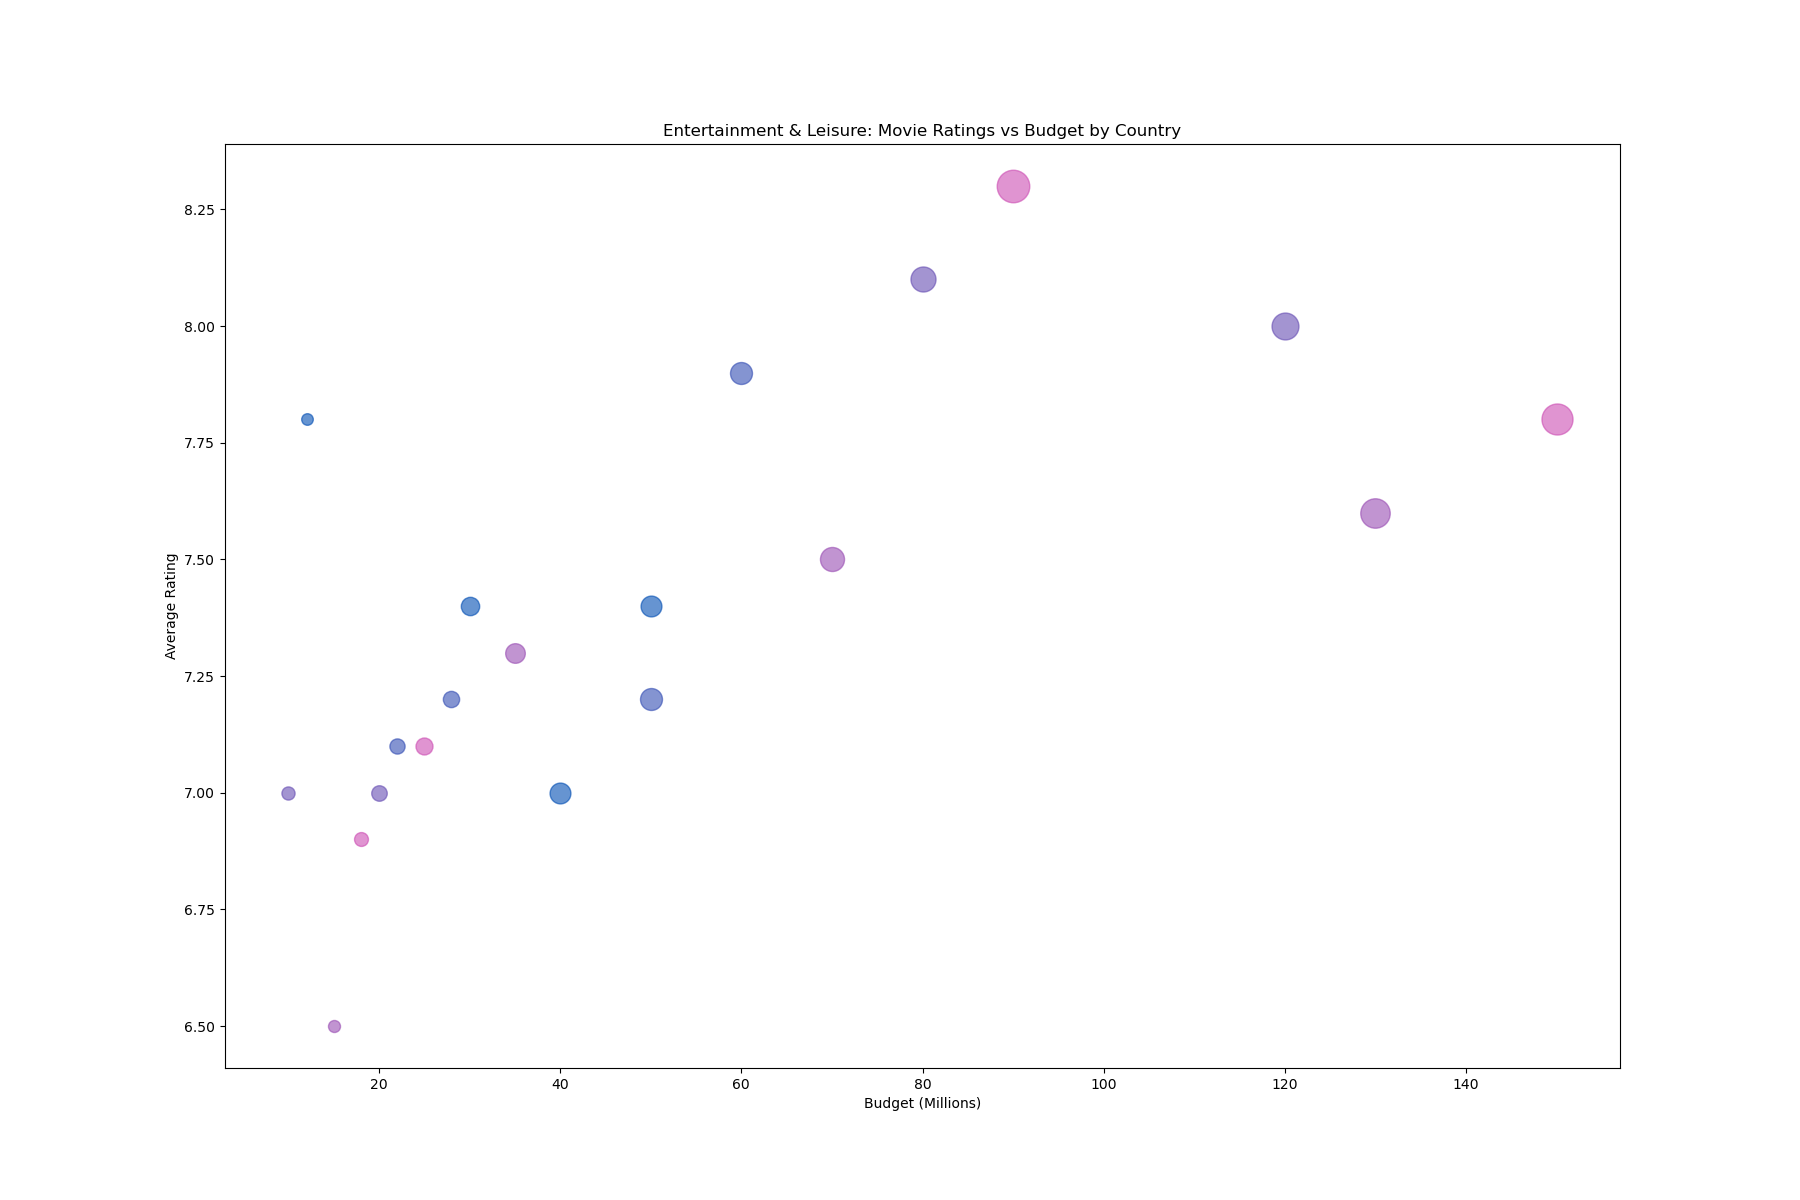

The script that drew this image:

import matplotlib.pyplot as plt
import pandas as pd

data = pd.DataFrame({
    'Country': ['United States', 'Canada', 'United Kingdom', 'France', 'Germany', 'India', 'China', 'Japan', 
                'South Korea', 'Australia', 'Mexico', 'Brazil', 'Italy', 'Spain', 'Russia', 'Argentina', 
                'Saudi Arabia', 'South Africa', 'Turkey', 'New Zealand'],
    'Number of Movies': [120, 45, 70, 55, 40, 150, 110, 65, 50, 30, 35, 45, 25, 30, 40, 20, 10, 15, 25, 10],
    'Average Rating': [7.8, 7.5, 8.0, 7.2, 7.0, 8.3, 7.6, 8.1, 7.9, 7.4, 7.1, 7.3, 7.0, 7.2, 7.4, 6.9, 6.5, 7.0, 7.1, 7.8],
    'Budget (Millions)': [150, 70, 120, 50, 40, 90, 130, 80, 60, 30, 25, 35, 20, 28, 50, 18, 15, 10, 22, 12],
    'Box Office (Millions)': [1000, 600, 750, 500, 450, 1100, 900, 650, 500, 350, 300, 400, 250, 275, 450, 200, 150, 180, 240, 140],
    'Year of Release': [2023, 2022, 2021, 2020, 2019, 2023, 2022, 2021, 2020, 2019, 2023, 2022, 2021, 2020, 2019, 2023, 2022, 2021, 2020, 2019]
})

plt.figure(figsize=(18, 12))

for i in range(len(data)):
    plt.scatter(data['Budget (Millions)'][i], data['Average Rating'][i], 
                s=data['Box Office (Millions)'][i] * 0.5, 
                alpha=0.6, 
                c=[(data['Year of Release'][i] - 2019) * 0.2, 0.3, 0.7])

plt.xlabel('Budget (Millions)')
plt.ylabel('Average Rating')
plt.title('Entertainment & Leisure: Movie Ratings vs Budget by Country')

plt.show()
